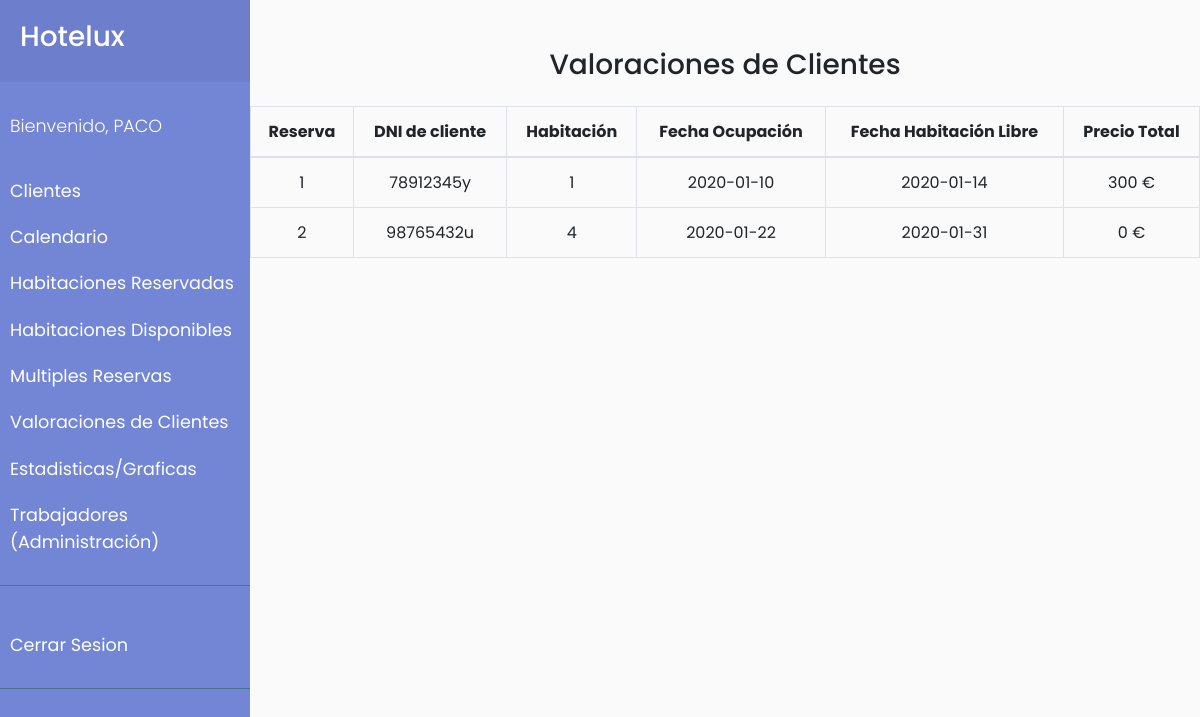
The app's page /habitaciones_reservadas.php (signed in) with its own data.
### tables this page shows
CREATE TABLE IF NOT EXISTS `reserva_habitaciones` (
  `BookingDate` date NOT NULL,
  `LeavingDate` date NOT NULL,
  `IdReserva` int(11) NOT NULL,
  `IdHabitacion` int(11) NOT NULL,
  KEY `IdReserva` (`IdReserva`),
  KEY `IdHabitacion` (`IdHabitacion`)
);

CREATE TABLE IF NOT EXISTS `reservas` (
  `IdReserva` int(11) NOT NULL AUTO_INCREMENT,
  `IdCliente` varchar(11) NOT NULL,
  `IdHabitacion` int(11) NOT NULL,
  `TotalPrice` double NOT NULL,
  PRIMARY KEY (`IdReserva`),
  KEY `IdHabitacion` (`IdHabitacion`),
  KEY `IdCliente` (`IdCliente`)
);

### bbdd.php (called while the page is built, shortened)
<?php
function conecta()
{
    $servername = "localhost";
    $user = "root";
    $password = "";
    $dbname = "hotel_erp";
    $conn = new mysqli($servername, $user, $password, $dbname);
    return $conn;
}
function recogerHabitacionesReservadas()
{
    $con = conecta();
    $query = "SELECT * FROM reservas JOIN reserva_habitaciones ON reservas.IdReserva=reserva_habitaciones.IdReserva";
    $result = $con->query($query);
    return $result;
}
?>

### habitaciones_reservadas.php (the view)
<?php
include "bbdd.php";
include 'cabecera.php';
$consultaReservas = recogerHabitacionesReservadas();
?>
<div class="row">
    <div class="col-12">
        <h3 class="text text-center mt-5 mb-4">Valoraciones de Clientes</h3>
    </div>
    <div class="table-responsive">
        <table id="datos_valoraciones" class="table table-bordered table-hover">
            <thead>
                <tr class="text text-center">
                    <th>Reserva</th>
                    <th>DNI de cliente</th>
                    <th>Habitación</th>
                    <th>Fecha Ocupación</th>
                    <th>Fecha Habitación Libre</th>
                    <th>Precio Total</th>
                </tr>
            </thead>
            <tbody>
                <?php
                $resultset = $consultaReservas or die("error base de datos:" . mysqli_error($conn));
                while ($row = mysqli_fetch_assoc($resultset)) {
                    echo "
                        <tr>
                            <td class='text text-center'>" . $row['IdReserva'] . "</td>
                            <td class='text text-center'>" . $row['IdCliente'] . "</td>
                            <td class='text text-center'>" . $row['IdHabitacion'] . "</td>
                            <td class='text text-center'>" . $row['BookingDate'] . "</td>
                            <td class='text text-center'>" . $row['LeavingDate'] . "</td>
                            <td class='text text-center'>" . $row['TotalPrice'] . " €</td>
                        </tr>";
                } ?>
            </tbody>
        </table>
    </div>
</div>

### CSS/style.css (style rules this page uses)
body { font-family: 'Poppins', sans-serif; background: #fafafa; }

### records on screen
reserva_habitaciones: IdReserva "1", IdReserva.IdCliente "78912345y", IdHabitacion "1", BookingDate "2020-01-10", LeavingDate "2020-01-14", IdReserva.TotalPrice "300"
reserva_habitaciones: IdReserva "2", IdReserva.IdCliente "98765432u", IdHabitacion "4", BookingDate "2020-01-22", LeavingDate "2020-01-31", IdReserva.TotalPrice "0"

### other values on screen
$_SESSION['nombre'] "PACO"
